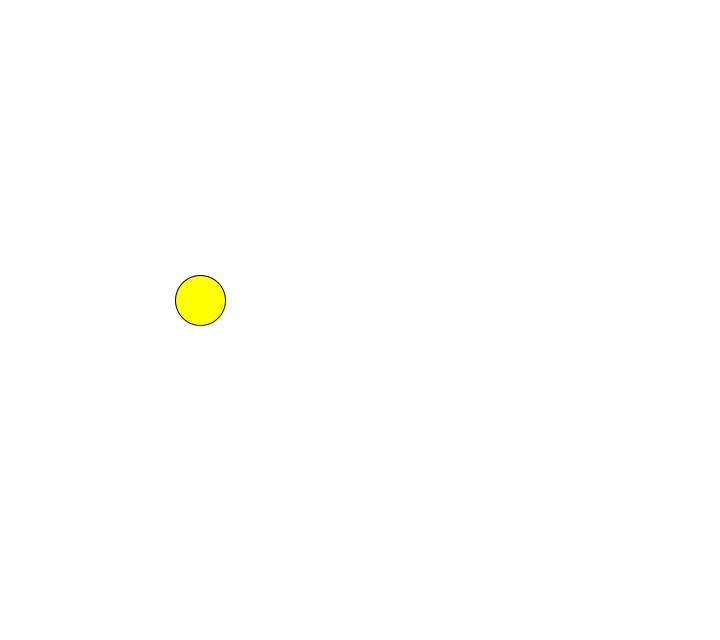
Frame 1 (no input)
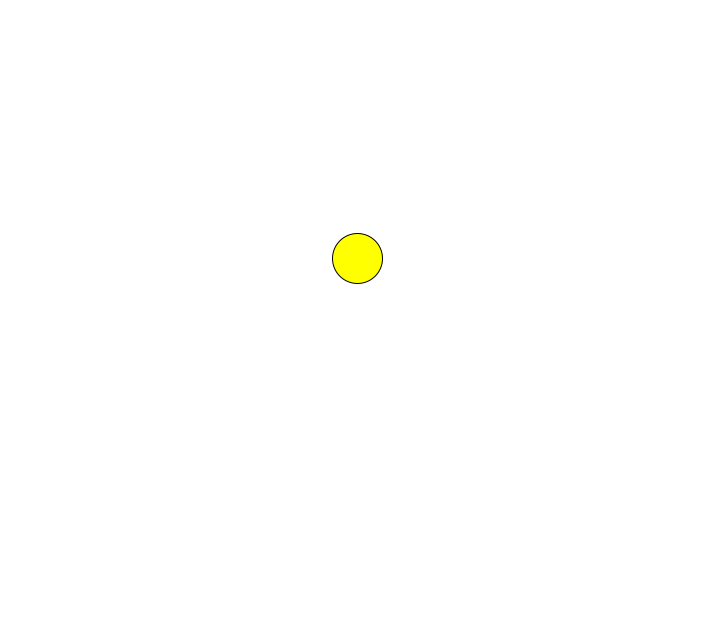
Frame 60 (the mouse pressed at the canvas centre just before this capture)
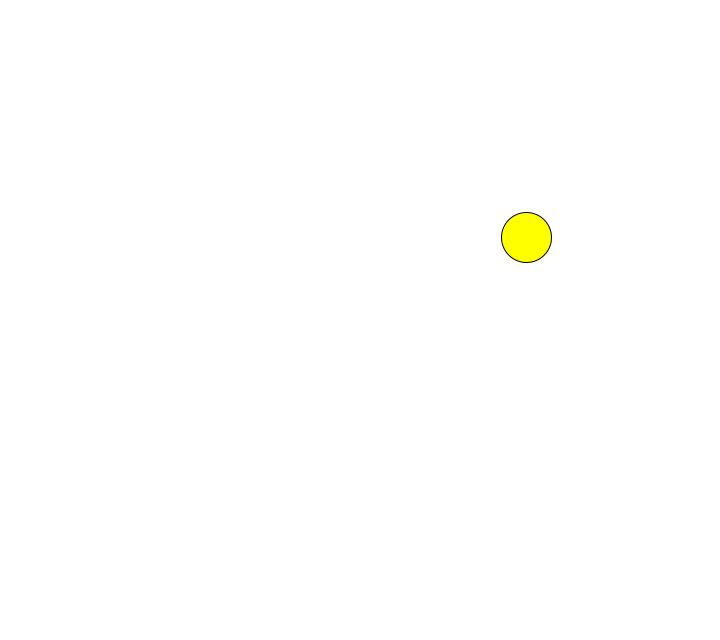
Frame 120 (the mouse held since frame 60 and released just before this capture)

The Processing sketch that drew these frames (run headless with seeded random() and noise(); from frame 60 on, the mouse is pressed at the canvas centre):

// Processing sketch: forces_2
// ── forces_2.pde
Ball b;

void setup() {
  size(720, 640);

  b = new Ball(new PVector(200, 300), PVector.random2D());
}

void draw() {
  background(255);

  b.display();
}

class Ball {
  float mass = 1;
  PVector location;
  PVector velocity; // change in location over time
  PVector acceleration = PVector.random2D(); // change in velocity over time

  Ball(PVector l, PVector d) {
    location = l;
    velocity = d;
    velocity = velocity.mult(0);
  }

  void display() {
    fill(255, 255, 0);
    circle(location.x, location.y, 50);
    noFill();
    
    update();
    checkEdges();
  }

  void update() {
    location.add(velocity);
    velocity.add(acceleration);
  }

  void applyForce(PVector f) {
    PVector force = PVector.div(f, mass);
    acceleration.add(f);
  }

  void checkEdges() {
    if (location.x > width) {
      location.x = width;
      velocity.x *= -1;
    } else if (location.x < 0) {
      location.x = 0;
      velocity.x *= -1;
    }

    if (location.y > height ) {
      location.y = height;
      velocity.y *= -1;
    } else if (location.y < 0) {
      location.y = 0;
      velocity.y *= -1;
    }
  }
}
